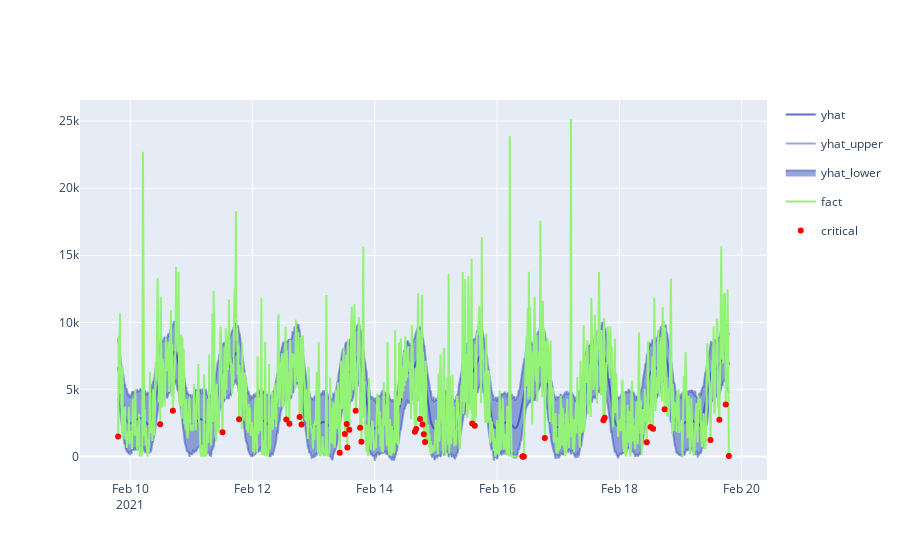

The code cell stored with this chart in its notebook:
### Markdown cell above
# Detect anomaly based on the distance

We detect the anomalies for all outliers lower than the model and we score them depends on the distance. I filter only on critical anomalies.

Conclusion: I detect a lot an anomalies but that is not very relevent. I have a lot false negative and the main issue is detected at 10:00 am, so 4 hours after the first incident.

### Code cell
#filter the outliers that lower than the model
anomalies = forecasted[forecasted['anomaly'] ==-1]

categorized(anomalies)
anomalies = anomalies[anomalies['category'] == "critical"]
showAnomalies(forecasted, anomalies)

### Figure 1 — Plotly figure (JSON) as saved in the notebook; plotly's stock layout.template omitted (floating-point values rounded to 4 significant figures; data arrays with more than 128 entries replaced by an {"elided": "..."} marker saying what was removed)
{"data": [{"line": {"color": "rgba(51, 81, 184, 0.8)"}, "name": "yhat", "type": "scatter", "x": {"elided": "960 str values"}, "y": {"elided": "960 float values"}}, {"customdata": {"elided": "960 float values"}, "hovertemplate": "yhat_upper:%{y:.3f}<br>ref:%{customdata:.2f}", "line": {"color": "rgba(51, 81, 184, 0.5)"}, "name": "yhat_upper", "type": "scatter", "x": {"elided": "960 str values"}, "y": {"elided": "960 float values"}}, {"customdata": {"elided": "960 float values"}, "fill": "tonexty", "hovertemplate": "yhat_upper:%{y:.3f}<br>ref:%{customdata:.2f}", "line": {"color": "rgba(51, 81, 184, 0.5)"}, "name": "yhat_lower", "type": "scatter", "x": {"elided": "960 str values"}, "y": {"elided": "960 float values"}}, {"line": {"color": "rgba(148, 242, 119, 1)"}, "name": "fact", "type": "scatter", "x": {"elided": "960 str values"}, "y": {"elided": "960 int values"}}, {"customdata": [[1.269], [0.8287], [0.8762], [0.8641], [1.031], [0.7732], [0.9195], [1.072], [0.9481], [1.0], [1.106], [0.9619], [1.612], [0.8189], [0.8055], [1.338], [1.754], [1.094], [1.364], [1.043], [1.074], [1.12], [1.209], [0.906], [1.069], [0.8611], [1.204], [0.9484], [1.566], [1.47], [1.067], [0.8329], [0.9697], [1.042], [0.9138], [1.223], [0.8606], [0.8597], [2.263]], "hovertemplate": "category=critical<br>ds=%{x}<br>fact=%{y}<br>distance=%{customdata[0]:.2f}<extra></extra>", "legendgroup": "critical", "marker": {"color": "red", "symbol": "circle"}, "mode": "markers", "name": "critical", "orientation": "v", "showlegend": true, "type": "scatter", "x": ["2021-02-09T19:15:00", "2021-02-10T11:45:00", "2021-02-10T16:45:00", "2021-02-11T12:15:00", "2021-02-11T18:45:00", "2021-02-12T13:15:00", "2021-02-12T14:30:00", "2021-02-12T18:30:00", "2021-02-12T19:15:00", "2021-02-13T10:15:00", "2021-02-13T12:15:00", "2021-02-13T13:00:00", "2021-02-13T13:15:00", "2021-02-13T14:00:00", "2021-02-13T16:30:00", "2021-02-13T18:15:00", "2021-02-13T18:45:00", "2021-02-14T15:45:00", "2021-02-14T16:15:00", "2021-02-14T17:45:00", "2021-02-14T18:45:00", "2021-02-14T19:15:00", "2021-02-14T19:45:00", "2021-02-15T14:15:00", "2021-02-15T15:15:00", "2021-02-16T10:00:00", "2021-02-16T10:15:00", "2021-02-16T10:30:00", "2021-02-16T18:45:00", "2021-02-17T17:45:00", "2021-02-17T18:15:00", "2021-02-18T10:45:00", "2021-02-18T12:15:00", "2021-02-18T13:15:00", "2021-02-18T17:45:00", "2021-02-19T11:45:00", "2021-02-19T15:15:00", "2021-02-19T17:45:00", "2021-02-19T19:00:00"], "xaxis": "x", "y": [1495, 2415, 3411, 1817, 2788, 2767, 2456, 2946, 2394, 288, 1681, 2432, 675, 2009, 3422, 2153, 1108, 1860, 2050, 2797, 2383, 1661, 1091, 2458, 2305, 0, 0, 0, 1377, 2707, 2887, 1070, 2205, 2081, 3520, 1229, 2742, 3881, 54], "yaxis": "y"}], "layout": {"hovermode": "x unified"}}
